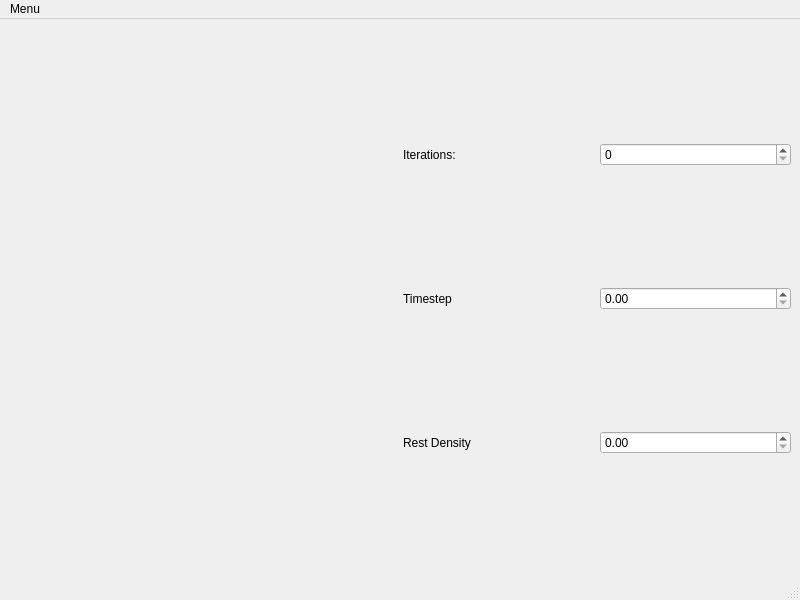
<?xml version="1.0" encoding="UTF-8"?>
<ui version="4.0">
 <class>MainWindow</class>
 <widget class="QMainWindow" name="MainWindow">
  <property name="geometry">
   <rect>
    <x>0</x>
    <y>0</y>
    <width>800</width>
    <height>600</height>
   </rect>
  </property>
  <property name="windowTitle">
   <string>Position Based Fluids</string>
  </property>
  <widget class="QWidget" name="centralwidget">
   <layout class="QHBoxLayout" name="horizontalLayout_4">
    <item>
     <widget class="GLCanvas" name="widget" native="true"/>
    </item>
    <item>
     <layout class="QVBoxLayout" name="verticalLayout">
      <item>
       <layout class="QHBoxLayout" name="horizontalLayout_3">
        <item>
         <widget class="QLabel" name="labelIterations">
          <property name="text">
           <string>Iterations:</string>
          </property>
         </widget>
        </item>
        <item>
         <widget class="QSpinBox" name="spinBoxIterations"/>
        </item>
       </layout>
      </item>
      <item>
       <layout class="QHBoxLayout" name="horizontalLayout">
        <item>
         <widget class="QLabel" name="labelTimestep">
          <property name="text">
           <string>Timestep</string>
          </property>
         </widget>
        </item>
        <item>
         <widget class="QDoubleSpinBox" name="spinBoxIterations_2"/>
        </item>
       </layout>
      </item>
      <item>
       <layout class="QHBoxLayout" name="horizontalLayout_2">
        <item>
         <widget class="QLabel" name="labelRestDensity">
          <property name="text">
           <string>Rest Density</string>
          </property>
         </widget>
        </item>
        <item>
         <widget class="QDoubleSpinBox" name="spinBoxRestDensity"/>
        </item>
       </layout>
      </item>
     </layout>
    </item>
   </layout>
  </widget>
  <widget class="QMenuBar" name="menubar">
   <property name="geometry">
    <rect>
     <x>0</x>
     <y>0</y>
     <width>800</width>
     <height>22</height>
    </rect>
   </property>
   <widget class="QMenu" name="menuMenu">
    <property name="title">
     <string>Menu</string>
    </property>
    <addaction name="actionQuit"/>
   </widget>
   <addaction name="menuMenu"/>
  </widget>
  <widget class="QStatusBar" name="statusbar"/>
  <action name="actionQuit">
   <property name="text">
    <string>Quit</string>
   </property>
  </action>
 </widget>
 <customwidgets>
  <customwidget>
   <class>GLCanvas</class>
   <extends>QWidget</extends>
   <header>GUI/GLCanvas.h</header>
   <container>1</container>
  </customwidget>
 </customwidgets>
 <resources/>
 <connections>
  <connection>
   <sender>actionQuit</sender>
   <signal>triggered()</signal>
   <receiver>MainWindow</receiver>
   <slot>close()</slot>
   <hints>
    <hint type="sourcelabel">
     <x>-1</x>
     <y>-1</y>
    </hint>
    <hint type="destinationlabel">
     <x>399</x>
     <y>299</y>
    </hint>
   </hints>
  </connection>
 </connections>
</ui>
